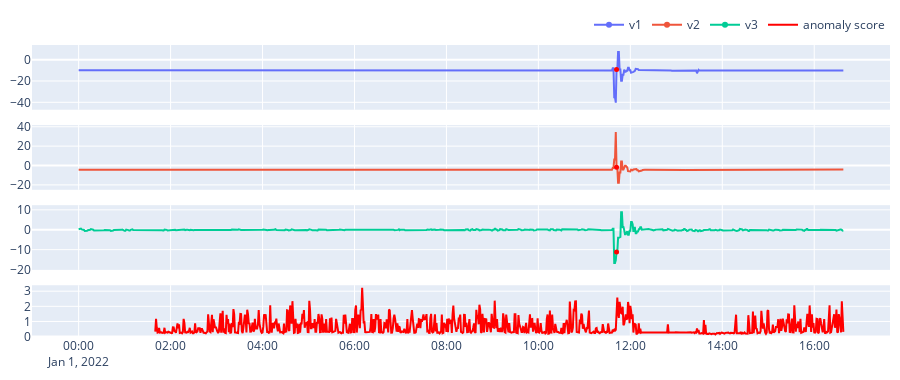

Notebook source saved alongside this figure:
### Markdown cell above
## LODA Detector

### Code cell
from streamad.util import StreamGenerator, MultivariateDS, plot
from streamad.model import LodaDetector

ds = MultivariateDS()
stream = StreamGenerator(ds.data)
model = LodaDetector()
scores = []

for x in stream.iter_item():
    score = model.fit_score(x)
    scores.append(score)

data, label, date, features = ds.data, ds.label, ds.date, ds.features
plot(data=data,scores=scores,date=date,features=features,label=label)

### Figure 1 — Plotly figure (JSON) as saved in the notebook; plotly's stock layout.template omitted (floating-point values rounded to 4 significant figures; data arrays with more than 128 entries replaced by an {"elided": "..."} marker saying what was removed)
{"data": [{"mode": "lines+markers", "name": "v1", "selected": {"marker": {"color": "red", "size": 5}}, "selectedpoints": [702], "type": "scatter", "unselected": {"marker": {"size": 0}}, "x": {"elided": "999 str values"}, "xaxis": "x", "y": {"elided": "999 float values"}, "yaxis": "y"}, {"mode": "lines+markers", "name": "v2", "selected": {"marker": {"color": "red", "size": 5}}, "selectedpoints": [702], "type": "scatter", "unselected": {"marker": {"size": 0}}, "x": {"elided": "999 str values"}, "xaxis": "x2", "y": {"elided": "999 float values"}, "yaxis": "y2"}, {"mode": "lines+markers", "name": "v3", "selected": {"marker": {"color": "red", "size": 5}}, "selectedpoints": [702], "type": "scatter", "unselected": {"marker": {"size": 0}}, "x": {"elided": "999 str values"}, "xaxis": "x3", "y": {"elided": "999 float values"}, "yaxis": "y3"}, {"marker": {"color": "red"}, "name": "anomaly score", "type": "scatter", "x": {"elided": "999 str values"}, "xaxis": "x4", "y": {"elided": "999 float values"}, "yaxis": "y4"}], "layout": {"height": 380, "legend": {"orientation": "h", "x": 1, "xanchor": "right", "y": 1.02, "yanchor": "bottom"}, "margin": {"b": 10, "l": 10, "r": 10, "t": 10}, "xaxis": {"anchor": "y", "domain": [0, 1], "matches": "x4", "showticklabels": false}, "xaxis2": {"anchor": "y2", "domain": [0, 1], "matches": "x4", "showticklabels": false}, "xaxis3": {"anchor": "y3", "domain": [0, 1], "matches": "x4", "showticklabels": false}, "xaxis4": {"anchor": "y4", "domain": [0, 1]}, "yaxis": {"anchor": "x", "domain": [0.7784, 1.0]}, "yaxis2": {"anchor": "x2", "domain": [0.5042, 0.7258]}, "yaxis3": {"anchor": "x3", "domain": [0.2299, 0.4515]}, "yaxis4": {"anchor": "x4", "domain": [0, 0.1773]}}}
